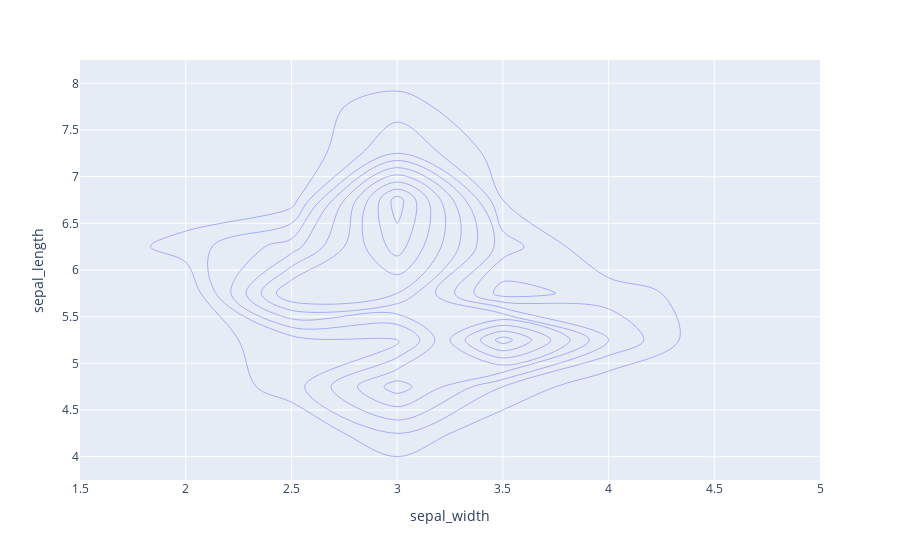

Notebook code cell kept with this figure:
### Markdown cell above
### Density contours, also known as 2D histogram contours.

### Code cell
import plotly.express as px
df = px.data.iris()
fig = px.density_contour(df, x="sepal_width", y="sepal_length")
fig.show()

### Figure 1 — Plotly figure (JSON) as saved in the notebook; plotly's stock layout.template omitted (floating-point values rounded to 4 significant figures; data arrays with more than 128 entries replaced by an {"elided": "..."} marker saying what was removed)
{"data": [{"contours": {"coloring": "none"}, "hovertemplate": "sepal_width=%{x}<br>sepal_length=%{y}<br>count=%{z}<extra></extra>", "legendgroup": "", "line": {"color": "#636efa"}, "name": "", "showlegend": false, "type": "histogram2dcontour", "x": {"elided": "150 float values"}, "xaxis": "x", "xbingroup": "x", "y": {"elided": "150 float values"}, "yaxis": "y", "ybingroup": "y"}], "layout": {"legend": {"tracegroupgap": 0}, "margin": {"t": 60}, "xaxis": {"anchor": "y", "domain": [0, 1], "title": {"text": "sepal_width"}}, "yaxis": {"anchor": "x", "domain": [0, 1], "title": {"text": "sepal_length"}}}}
